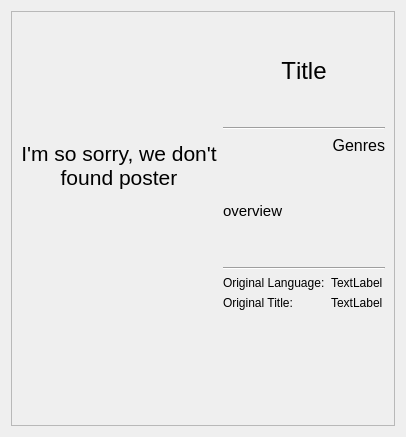
<?xml version="1.0" encoding="UTF-8"?>
<ui version="4.0">
 <class>FilmPreviewer</class>
 <widget class="QWidget" name="FilmPreviewer">
  <property name="geometry">
   <rect>
    <x>0</x>
    <y>0</y>
    <width>406</width>
    <height>437</height>
   </rect>
  </property>
  <property name="windowTitle">
   <string>Form</string>
  </property>
  <layout class="QGridLayout" name="gridLayout">
   <item row="0" column="0">
    <widget class="QScrollArea" name="scrollArea">
     <property name="widgetResizable">
      <bool>true</bool>
     </property>
     <widget class="QWidget" name="scrollAreaWidgetContents">
      <property name="geometry">
       <rect>
        <x>0</x>
        <y>0</y>
        <width>386</width>
        <height>417</height>
       </rect>
      </property>
      <layout class="QGridLayout" name="gridLayout_2">
       <item row="0" column="0" rowspan="7">
        <widget class="QLabel" name="poster_path">
         <property name="font">
          <font>
           <family>Tahoma</family>
           <pointsize>16</pointsize>
          </font>
         </property>
         <property name="text">
          <string>I'm so sorry, we don't found poster</string>
         </property>
         <property name="alignment">
          <set>Qt::AlignCenter</set>
         </property>
         <property name="wordWrap">
          <bool>true</bool>
         </property>
        </widget>
       </item>
       <item row="0" column="1" colspan="2">
        <widget class="QLabel" name="title">
         <property name="font">
          <font>
           <family>Tahoma</family>
           <pointsize>18</pointsize>
           <stylestrategy>PreferAntialias</stylestrategy>
           <kerning>false</kerning>
          </font>
         </property>
         <property name="text">
          <string>Title</string>
         </property>
         <property name="alignment">
          <set>Qt::AlignCenter</set>
         </property>
        </widget>
       </item>
       <item row="1" column="1" colspan="2">
        <widget class="Line" name="line">
         <property name="orientation">
          <enum>Qt::Horizontal</enum>
         </property>
        </widget>
       </item>
       <item row="2" column="1" colspan="2">
        <widget class="QLabel" name="genres">
         <property name="sizePolicy">
          <sizepolicy hsizetype="Preferred" vsizetype="Maximum">
           <horstretch>0</horstretch>
           <verstretch>0</verstretch>
          </sizepolicy>
         </property>
         <property name="font">
          <font>
           <family>Tahoma</family>
           <pointsize>12</pointsize>
          </font>
         </property>
         <property name="text">
          <string>Genres</string>
         </property>
         <property name="alignment">
          <set>Qt::AlignRight|Qt::AlignTrailing|Qt::AlignVCenter</set>
         </property>
         <property name="margin">
          <number>5</number>
         </property>
        </widget>
       </item>
       <item row="3" column="1" colspan="2">
        <widget class="QLabel" name="overview">
         <property name="font">
          <font>
           <family>Tahoma</family>
           <pointsize>11</pointsize>
          </font>
         </property>
         <property name="text">
          <string>overview</string>
         </property>
         <property name="alignment">
          <set>Qt::AlignJustify|Qt::AlignVCenter</set>
         </property>
         <property name="wordWrap">
          <bool>true</bool>
         </property>
        </widget>
       </item>
       <item row="4" column="1" colspan="2">
        <widget class="Line" name="line_2">
         <property name="orientation">
          <enum>Qt::Horizontal</enum>
         </property>
        </widget>
       </item>
       <item row="5" column="1">
        <widget class="QLabel" name="statictext01">
         <property name="sizePolicy">
          <sizepolicy hsizetype="Maximum" vsizetype="Maximum">
           <horstretch>0</horstretch>
           <verstretch>0</verstretch>
          </sizepolicy>
         </property>
         <property name="text">
          <string>Original Language:</string>
         </property>
        </widget>
       </item>
       <item row="5" column="2">
        <widget class="QLabel" name="original_language">
         <property name="sizePolicy">
          <sizepolicy hsizetype="Expanding" vsizetype="Maximum">
           <horstretch>0</horstretch>
           <verstretch>0</verstretch>
          </sizepolicy>
         </property>
         <property name="text">
          <string>TextLabel</string>
         </property>
        </widget>
       </item>
       <item row="6" column="1">
        <widget class="QLabel" name="statictext02">
         <property name="sizePolicy">
          <sizepolicy hsizetype="Maximum" vsizetype="Maximum">
           <horstretch>0</horstretch>
           <verstretch>0</verstretch>
          </sizepolicy>
         </property>
         <property name="text">
          <string>Original Title:</string>
         </property>
        </widget>
       </item>
       <item row="6" column="2">
        <widget class="QLabel" name="original_title">
         <property name="sizePolicy">
          <sizepolicy hsizetype="Expanding" vsizetype="Maximum">
           <horstretch>0</horstretch>
           <verstretch>0</verstretch>
          </sizepolicy>
         </property>
         <property name="text">
          <string>TextLabel</string>
         </property>
        </widget>
       </item>
       <item row="7" column="0" colspan="3">
        <widget class="MediaPlayer" name="player_content" native="true">
         <layout class="QGridLayout" name="gridLayout_3" columnstretch="0"/>
        </widget>
       </item>
      </layout>
     </widget>
    </widget>
   </item>
  </layout>
 </widget>
 <customwidgets>
  <customwidget>
   <class>MediaPlayer</class>
   <extends>QWidget</extends>
   <header>mediaplayer.h</header>
   <container>1</container>
  </customwidget>
 </customwidgets>
 <resources/>
 <connections/>
</ui>
